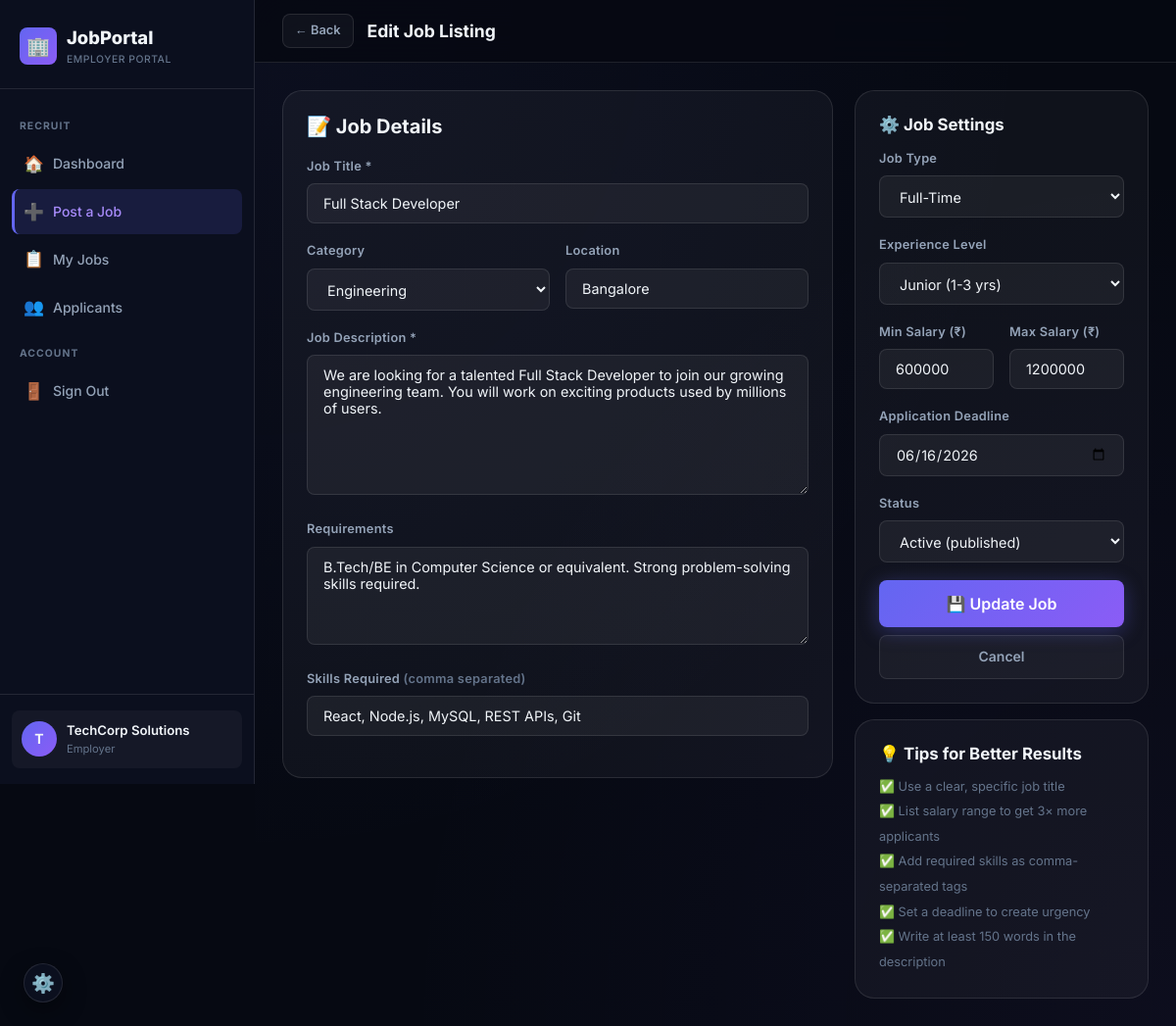
Page /employer/post-job.php?edit=1 (signed in) on the committed database.
### tables this page shows
CREATE TABLE IF NOT EXISTS users (
    id              INT AUTO_INCREMENT PRIMARY KEY,
    name            VARCHAR(100)  NOT NULL,
    email           VARCHAR(150)  UNIQUE NOT NULL,
    password_hash   VARCHAR(255)  NOT NULL,
    role            ENUM('student','employer','admin') NOT NULL DEFAULT 'student',
    phone           VARCHAR(20),
    location        VARCHAR(100),
    bio             TEXT,
    skills          TEXT,
    experience_level ENUM('fresher','junior','mid','senior') DEFAULT 'fresher',
    resume_path     VARCHAR(255),
    company_name    VARCHAR(150),
    company_website VARCHAR(255),
    company_size    VARCHAR(50),
    industry        VARCHAR(100),
    profile_pic     VARCHAR(255),
    is_active       TINYINT(1)    NOT NULL DEFAULT 1,
    created_at      TIMESTAMP     DEFAULT CURRENT_TIMESTAMP,
    updated_at      TIMESTAMP     DEFAULT CURRENT_TIMESTAMP ON UPDATE CURRENT_TIMESTAMP
);

CREATE TABLE IF NOT EXISTS jobs (
    id               INT AUTO_INCREMENT PRIMARY KEY,
    employer_id      INT          NOT NULL,
    title            VARCHAR(200) NOT NULL,
    description      TEXT         NOT NULL,
    requirements     TEXT,
    skills_required  TEXT,
    category         VARCHAR(100),
    location         VARCHAR(100),
    salary_min       INT          DEFAULT 0,
    salary_max       INT          DEFAULT 0,
    experience_level ENUM('any','fresher','junior','mid','senior') DEFAULT 'any',
    job_type         ENUM('full-time','part-time','internship','contract','remote') DEFAULT 'full-time',
    status           ENUM('active','closed','draft') DEFAULT 'active',
    views            INT          DEFAULT 0,
    deadline         DATE,
    created_at       TIMESTAMP    DEFAULT CURRENT_TIMESTAMP,
    updated_at       TIMESTAMP    DEFAULT CURRENT_TIMESTAMP ON UPDATE CURRENT_TIMESTAMP,
    FOREIGN KEY (employer_id) REFERENCES users(id) ON DELETE CASCADE
);

### auth.php (called while the page is built, shortened)
<?php
function e(string $str): string {
    return htmlspecialchars($str, ENT_QUOTES | ENT_SUBSTITUTE, 'UTF-8');
}
?>

### employer/post-job.php (the view, shortened to what this page needs)
<?php
require_once __DIR__ . '/../config.php';
require_once __DIR__ . '/../auth.php';
$uid   = $_SESSION['user_id'];
$me    = $pdo->prepare("SELECT * FROM users WHERE id=?"); $me->execute([$uid]); $me=$me->fetch();
$editId= (int)($_GET['edit'] ?? 0);
$job   = null;
if ($editId) {
    $jq = $pdo->prepare("SELECT * FROM jobs WHERE id=? AND employer_id=?");
    $jq->execute([$editId, $uid]);
    $job = $jq->fetch();
}
$v = fn($field) => e($job[$field] ?? $_POST[$field] ?? '');
?>
<!DOCTYPE html>
<html lang="en">
<head>
  <link rel="stylesheet" href="../assets/style.css">
</head>
<body>
<div class="app-shell">
<aside class="sidebar" id="sidebar">
  <div class="sidebar-brand">
    <div class="brand-icon">🏢</div>
    <div><div class="brand-name">JobPortal</div><div class="brand-tag">EMPLOYER PORTAL</div></div>
  </div>
  <nav class="sidebar-nav">
    <div class="nav-section-label">Recruit</div>
    <a class="nav-item" href="dashboard.php"><span class="icon">🏠</span> Dashboard</a>
    <a class="nav-item active" href="post-job.php"><span class="icon">➕</span> Post a Job</a>
    <a class="nav-item" href="my-jobs.php"><span class="icon">📋</span> My Jobs</a>
    <a class="nav-item" href="applicants.php"><span class="icon">👥</span> Applicants</a>
    <div class="nav-section-label">Account</div>
    <a class="nav-item" href="../logout.php"><span class="icon">🚪</span> Sign Out</a>
  </nav>
  <div class="sidebar-footer">
    <div class="user-info">
      <div class="avatar"><?=mb_strtoupper(mb_substr($me['company_name']??$me['name'],0,1))?></div>
      <div><div class="user-name"><?=e($me['company_name']??$me['name'])?></div><div class="user-role">Employer</div></div>
    </div>
  </div>
</aside>
<main class="main-content">
  <div class="topbar">
    <div class="topbar-left">
      <?php if($editId): ?><a href="my-jobs.php" class="btn btn-ghost btn-sm">← Back</a><?php endif; ?>
      <h1 class="page-title"><?=$editId?'Edit Job Listing':'Post a New Job'?></h1>
    </div>
  </div>
  <div class="page-content">
    <form method="POST" class="animate-in">
      <div style="display:grid;grid-template-columns:1fr 300px;gap:22px;align-items:start;">
        <div>
          <div class="card card-p mb-16">
            <h3 style="margin-bottom:18px;">📝 Job Details</h3>
            <div class="form-group">
              <label class="form-label">Job Title *</label>
              <input name="title" type="text" class="form-control" placeholder="e.g. Senior Frontend Developer" value="<?=$v('title')?>" required>
            </div>
            <div class="form-row col-2">
              <div class="form-group">
                <label class="form-label">Category</label>
                <select name="category" class="form-control">
                  <?php foreach(['Engineering','Product','Design','Analytics','Marketing','Sales','HR','Finance','Operations','Other'] as $cat): ?>
                    <option value="<?=$cat?>" <?=$v('category')===$cat?'selected':''?>><?=$cat?></option>
                  <?php endforeach; ?>
                </select>
              </div>
              <div class="form-group">
                <label class="form-label">Location</label>
                <input name="location" type="text" class="form-control" placeholder="City or Remote" value="<?=$v('location')?>">
              </div>
            </div>
            <div class="form-group">
              <label class="form-label">Job Description *</label>
              <textarea name="description" class="form-control" rows="7"
                placeholder="Describe the role, responsibilities, team culture, and what makes this a great opportunity…" required><?=$v('description')?></textarea>
            </div>
            <div class="form-group">
              <label class="form-label">Requirements</label>
              <textarea name="requirements" class="form-control" rows="4"
                placeholder="Education, years of experience, certifications required…"><?=$v('requirements')?></textarea>
            </div>
            <div class="form-group">
              <label class="form-label">Skills Required <span class="text-muted">(comma separated)</span></label>
              <input name="skills_required" type="text" class="form-control"
                     placeholder="e.g. React, Node.js, MySQL, AWS"
                     value="<?=$v('skills_required')?>">
            </div>
          </div>
        </div>
        <div>
          <div class="card card-p mb-16">
            <h4 style="margin-bottom:14px;">⚙️ Job Settings</h4>
            <div class="form-group">
              <label class="form-label">Job Type</label>
              <select name="job_type" class="form-control">
                <?php foreach(['full-time'=>'Full-Time','part-time'=>'Part-Time','internship'=>'Internship','contract'=>'Contract','remote'=>'Remote'] as $k=>$l): ?>
                  <option value="<?=$k?>" <?=$v('job_type')===$k?'selected':''?>><?=$l?></option>
                <?php endforeach; ?>
              </select>
            </div>
            <div class="form-group">
              <label class="form-label">Experience Level</label>
              <select name="experience_level" class="form-control">
                <?php foreach(['any'=>'Any Level','fresher'=>'Fresher','junior'=>'Junior (1-3 yrs)','mid'=>'Mid (3-5 yrs)','senior'=>'Senior (5+ yrs)'] as $k=>$l): ?>
                  <option value="<?=$k?>" <?=$v('experience_level')===$k?'selected':''?>><?=$l?></option>
                <?php endforeach; ?>
              </select>
            </div>
            <div class="form-row col-2">
              <div class="form-group">
                <label class="form-label">Min Salary (₹)</label>
                <input name="salary_min" type="number" class="form-control" placeholder="500000" min="0" value="<?=$v('salary_min')?>">
              </div>
              <div class="form-group">
                <label class="form-label">Max Salary (₹)</label>
                <input name="salary_max" type="number" class="form-control" placeholder="1200000" min="0" value="<?=$v('salary_max')?>">
              </div>
            </div>
            <div class="form-group">
              <label class="form-label">Application Deadline</label>
              <input name="deadline" type="date" class="form-control"
                     min="<?=date('Y-m-d')?>"
                     value="<?=$v('deadline')?>">
            </div>
            <div class="form-group">
              <label class="form-label">Status</label>
              <select name="status" class="form-control">
                <?php foreach(['active'=>'Active (published)','draft'=>'Draft (hidden)','closed'=>'Closed'] as $k=>$l): ?>
                  <option value="<?=$k?>" <?=$v('status')===$k?'selected':''?>><?=$l?></option>
                <?php endforeach; ?>
              </select>
            </div>
            <button type="submit" class="btn btn-primary btn-block btn-lg" id="submitBtn">
              <?=$editId?'💾 Update Job':'🚀 Publish Job'?>
            </button>
            <?php if($editId): ?>
              <a href="my-jobs.php" class="btn btn-ghost btn-block" style="margin-top:8px;">Cancel</a>
            <?php endif; ?>
          </div>
          <div class="card card-p">
            <h4 style="margin-bottom:10px;">💡 Tips for Better Results</h4>
            <ul style="list-style:none;font-size:0.8rem;color:var(--text-muted);line-height:2;">
              <li>✅ Use a clear, specific job title</li>
              <li>✅ List salary range to get 3× more applicants</li>
              <li>✅ Add required skills as comma-separated tags</li>
              <li>✅ Set a deadline to create urgency</li>
              <li>✅ Write at least 150 words in the description</li>
            </ul>
          </div>
        </div>
      </div>
    </form>
  </div>
</main>
</div>
</body>
</html>

### rows in the picture
users: company_name "T", company_name "TechCorp Solutions"
jobs: title "Full Stack Developer", category "Engineering", location "Bangalore", description "We are looking for a talented Full Stack Developer to join our growing engineering team. You will work on exciting products used by millions of users.", requirements "B.Tech/BE in Computer Science or equivalent. Strong problem-solving skills required.", skills_required "React, Node.js, MySQL, REST APIs, Git", job_type "Full-Time", experience_level "Junior (1-3 yrs)", salary_min "600000", salary_max "1200000", deadline "06/16/2026", status "Active (published)"
